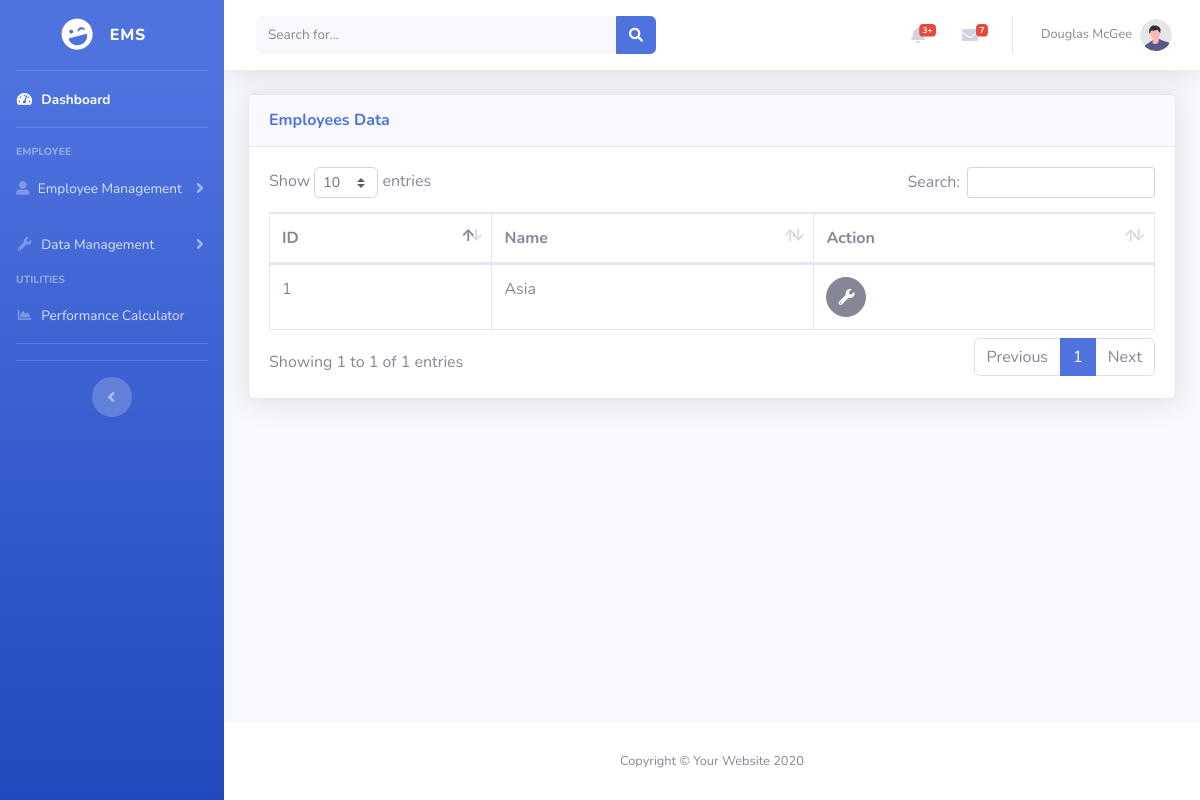
The page /tableRegions.php on the database as committed earlier.
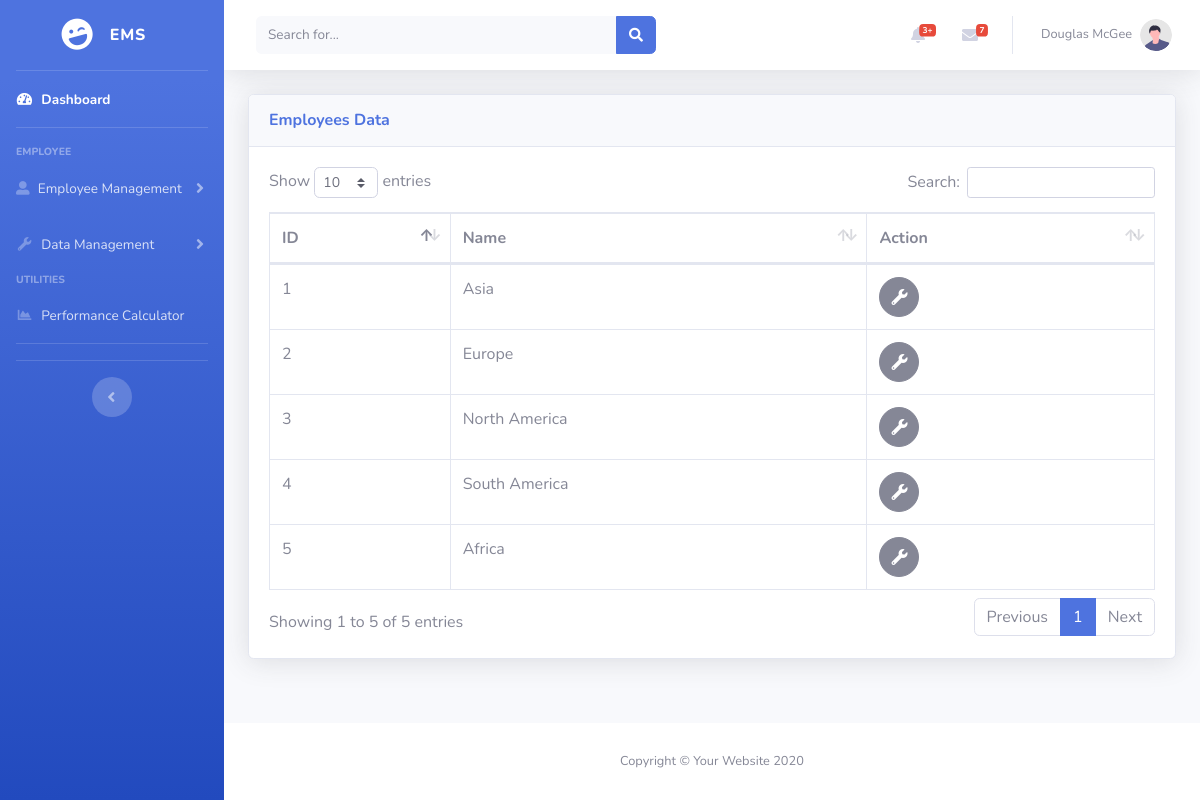
The same page on the database as committed later.
### tables this page shows
CREATE TABLE tbl_regions (
    id INT AUTO_INCREMENT PRIMARY KEY,
    name VARCHAR(25) NOT NULL
);

### conn.php (called while the page is built, shortened)
<?php
function connection()
{
    $dbServer = 'localhost';
    $dbUser = 'root';
    $dbPass = '';
    $dbName = "company_db";
    $conn = mysqli_connect($dbServer, $dbUser, $dbPass);
    mysqli_select_db($conn, $dbName);
    return $conn;
}

### tableRegions.php (the view, shortened to what the changed rows need)
<?php
include ('conn.php');
?>
<!DOCTYPE html>
<html lang="en">
<head>
    <link href="vendor/fontawesome-free/css/all.min.css" rel="stylesheet" type="text/css">
    <link href="css/sb-admin-2.min.css" rel="stylesheet">
    <link href="vendor/datatables/dataTables.bootstrap4.min.css" rel="stylesheet">
</head>
<body id="page-top">
    <div id="wrapper">
        <div id="content-wrapper" class="d-flex flex-column">
            <div id="content">
                <div class="container-fluid">
                    <div class="card shadow mb-4">
                        <div class="card-body">
                            <div class="table-responsive">
                                <table class="table table-bordered" id="dataTable" width="100%" cellspacing="0">
                                    <thead>
                                        <tr>
                                            <th>ID</th>
                                            <th>Name</th>
                                            <th>Action</th>
                                        </tr>
                                    </thead>
                                    <?php
                                    $query = "SELECT * FROM tbl_regions";
                                    $result = mysqli_query(connection(), $query);
                                    if ($result) {
                                        while ($row = mysqli_fetch_assoc($result)) {
                                            echo "<tr>";
                                            echo "<td>" . $row['id'] . "</td>";
                                            echo "<td>" . $row['name'] . "</td>";
                                            echo '<td><a href="handlerRegions.php?id=' . $row['id'] . '" class="btn btn-secondary btn-circle"><i class="fas fa-fw fa-wrench"></i></a></td>';
                                            echo "</tr>";
                                        }
                                    } else {
                                        echo "<tr><td colspan='8'>No data found</td></tr>";
                                    }
                                    ?>
                                </table>
                            </div>
                        </div>
                    </div>
                </div>
            </div>
        </div>
    </div>
</body>
</html>

Rows that differ between the two databases and show on the page:
added tbl_regions: id "2", name "Europe"
added tbl_regions: id "3", name "North America"
added tbl_regions: id "4", name "South America"
added tbl_regions: id "5", name "Africa"
Other text that changed with them:
text written by a page script: "Show entries Search: Showing 1 to 1 of 1 entries Previous 1 Next" → "Show entries Search: Showing 1 to 5 of 5 entries Previous 1 Next"
